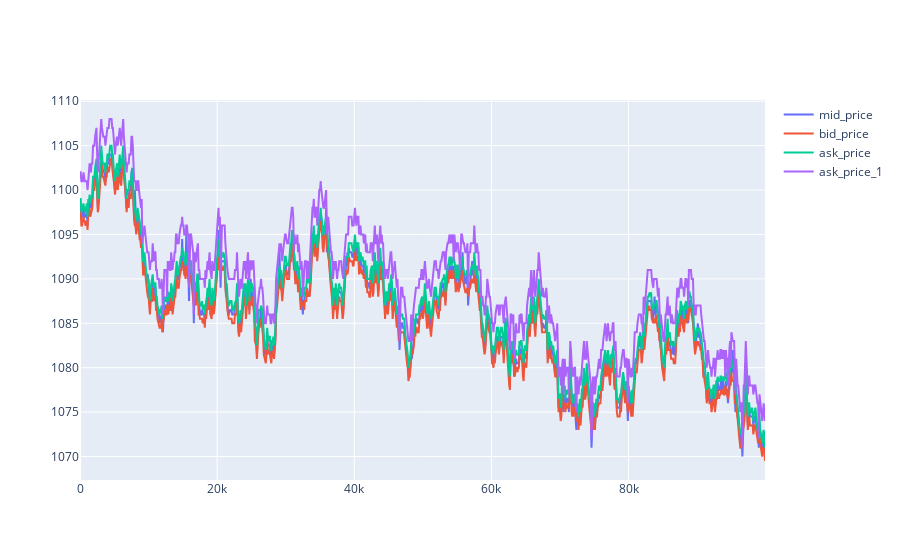

The notebook cell saved with this chart:
### Code cell
fig = go.Figure()
fig.add_trace(go.Scatter(x=clean_df['timestamp'], y=clean_df['mid_price'], name='mid_price', mode='lines'))
fig.add_trace(go.Scatter(x=clean_df['timestamp'], y=clean_df['bid_price'], name='bid_price', mode='lines'))
fig.add_trace(go.Scatter(x=clean_df['timestamp'], y=clean_df['ask_price'], name='ask_price', mode='lines'))
fig.add_trace(go.Scatter(x=clean_df['timestamp'], y=clean_df['ask_price_1'], name='ask_price_1', mode='lines'))

fig.show()

### Figure 1 — Plotly figure (JSON) as saved in the notebook; plotly's stock layout.template omitted (floating-point values rounded to 4 significant figures; data arrays with more than 128 entries replaced by an {"elided": "..."} marker saying what was removed)
{"data": [{"mode": "lines", "name": "mid_price", "type": "scatter", "x": {"elided": "1000 int values"}, "y": {"elided": "1000 float values"}}, {"mode": "lines", "name": "bid_price", "type": "scatter", "x": {"elided": "1000 int values"}, "y": {"elided": "1000 float values"}}, {"mode": "lines", "name": "ask_price", "type": "scatter", "x": {"elided": "1000 int values"}, "y": {"elided": "1000 float values"}}, {"mode": "lines", "name": "ask_price_1", "type": "scatter", "x": {"elided": "1000 int values"}, "y": {"elided": "1000 int values"}}], "layout": {}}
